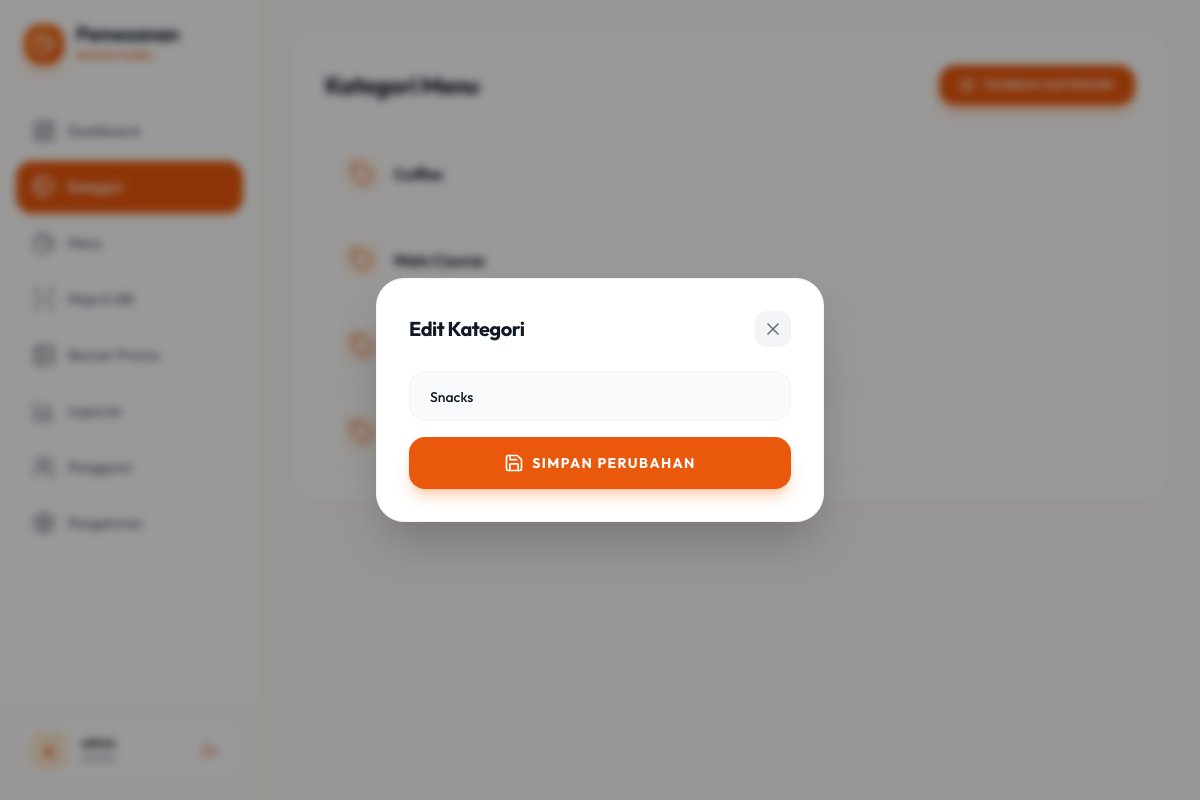
The page /admin/categories.php?edit=4 (signed in) on the database its author committed.
### tables this page shows
CREATE TABLE IF NOT EXISTS categories (
    id INT AUTO_INCREMENT PRIMARY KEY,
    nama_kategori VARCHAR(50) NOT NULL UNIQUE,
    created_at TIMESTAMP DEFAULT CURRENT_TIMESTAMP
);

### admin/categories.php (the view, shortened to what this page needs)
<?php
require_once '../config/db.php';
$editData = null;
if (isset($_GET['edit'])) {
    $stmt = $pdo->prepare("SELECT * FROM categories WHERE id = ?");
    $stmt->execute([(int)$_GET['edit']]);
    $editData = $stmt->fetch();
}
$categories = $pdo->query("SELECT * FROM categories ORDER BY nama_kategori")->fetchAll();
?>
<?php
require_once 'layout_header.php';
?>
<div class="p-4 md:p-8">
    <div class="bg-white rounded-[24px] shadow-sm border border-gray-100 p-5 md:p-8">
        <div class="flex flex-col sm:flex-row sm:justify-between items-start sm:items-center gap-4 sm:gap-0 mb-6 md:mb-8">
            <h1 class="text-2xl font-bold tracking-tight text-gray-900">Kategori Menu</h1>
            <button onclick="openCategoryModal()" class="px-5 py-3 bg-brand-600 text-white rounded-2xl text-xs font-bold uppercase tracking-widest hover:bg-brand-700 transition-snappy shadow-lg shadow-brand-500/30 flex items-center gap-2">
                <i data-lucide="plus-circle" class="w-4 h-4"></i> Tambah Kategori
            </button>
        </div>
        <ul class="space-y-3">
            <?php foreach ($categories as $categoryItem): ?>
            <li class="flex justify-between items-center p-4 bg-white border border-gray-100 rounded-2xl hover:border-brand-200 transition-colors group">
                <div class="flex items-center gap-3">
                    <div class="w-10 h-10 rounded-xl bg-brand-50 flex items-center justify-center">
                        <i data-lucide="tag" class="w-4.5 h-4.5 text-brand-600"></i>
                    </div>
                    <span class="font-bold text-gray-900"><?= htmlspecialchars($categoryItem['nama_kategori']) ?></span>
                </div>
            </li>
            <?php endforeach; ?>
        </ul>
    </div>
</div>
<div id="category-modal" class="fixed inset-0 z-50 hidden">
    <div class="absolute top-1/2 left-1/2 -translate-x-1/2 -translate-y-1/2 w-[calc(100%-2rem)] md:w-full max-w-md bg-white rounded-[28px] shadow-2xl border border-gray-100 p-6 md:p-8 max-h-[90vh] overflow-y-auto" style="animation: modalIn 0.3s ease-out">
        <div class="flex justify-between items-center mb-6">
            <h2 class="text-xl font-bold tracking-tight text-gray-900"><?= $editData ? 'Edit Kategori' : 'Tambah Kategori' ?></h2>
            <button onclick="closeCategoryModal()" class="w-9 h-9 flex items-center justify-center rounded-xl bg-gray-100 text-gray-500 hover:bg-gray-200 transition-colors">
                <i data-lucide="x" class="w-5 h-5"></i>
            </button>
        </div>
        <form method="POST" action="categories.php" class="space-y-4">
            <div class="bg-gray-50 rounded-2xl px-5 py-3 border border-gray-100 focus-within:border-brand-500 focus-within:bg-white transition-colors">
                <input type="text" name="nama_kategori" value="<?= $editData ? htmlspecialchars($editData['nama_kategori']) : '' ?>" required class="w-full bg-transparent border-none focus:outline-none text-sm font-medium text-gray-900" placeholder="Nama Kategori Baru...">
            </div>
            <?php if ($editData): ?>
            <button type="submit" name="update" class="w-full py-4 bg-brand-600 text-white rounded-2xl text-sm font-bold uppercase tracking-widest hover:bg-brand-700 transition-snappy shadow-lg shadow-brand-500/30 flex justify-center items-center gap-2"><i data-lucide="save" class="w-5 h-5"></i> Simpan Perubahan</button>
            <?php endif; ?>
        </form>
    </div>
</div>
<?php require_once 'layout_footer.php'; ?>

### assets/css/style.css (style rules this page uses)
:root { --bg-primary: #FDFBF7; --bg-secondary: #FFFFFF; --text-primary: #1F2937; --text-secondary: #6B7280; --border-color: #F3F4F6; --accent-color: #EA580C; --accent-light: #FFF7ED; --accent-dark: #C2410C; --cubic-spring: cubic-bezier(0.34, 1.56, 0.64, 1); --cubic-snappy: cubic-bezier(0.16, 1, 0.3, 1); }
body { font-family: 'Outfit', -apple-system, BlinkMacSystemFont, "Segoe UI", Roboto, Helvetica, Arial, sans-serif; background-color: var(--bg-primary); color: var(--text-primary); -webkit-font-smoothing: antialiased; -moz-osx-font-smoothing: grayscale; }
h1, h2, h3, h4, h5, h6 { letter-spacing: -0.02em; text-wrap: balance; color: #111827; }
.transition-snappy { transition: all 400ms var(--cubic-snappy); }

### rows shown on the page
categories: nama_kategori "Coffee"
categories: nama_kategori "Main Course"
categories: nama_kategori "Snacks"

### other values the page prints
substr($_SESSION['username'], 0, 1) "A"
$_SESSION['username'] "admin"
